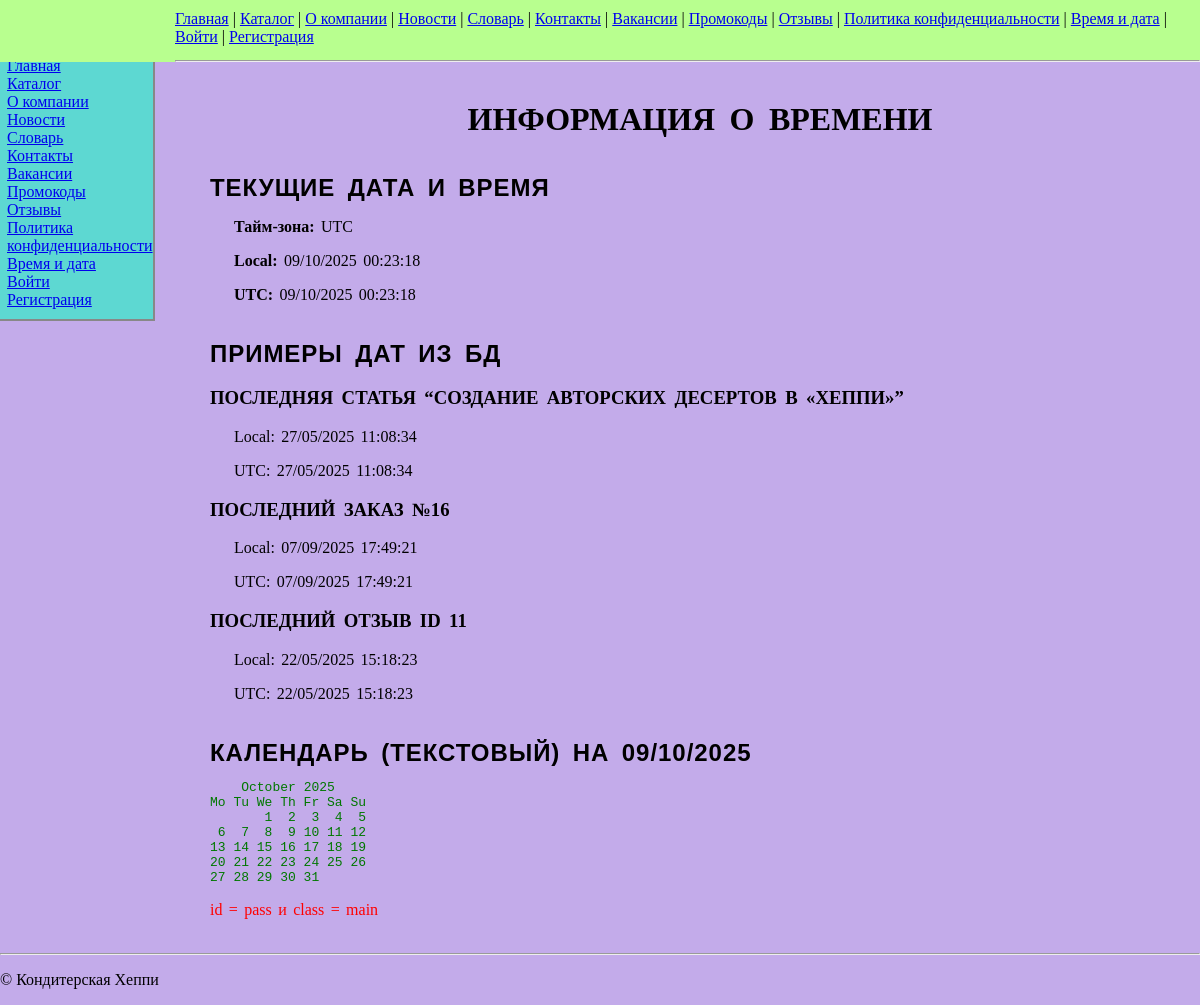
Before: /time/ with the older database file.
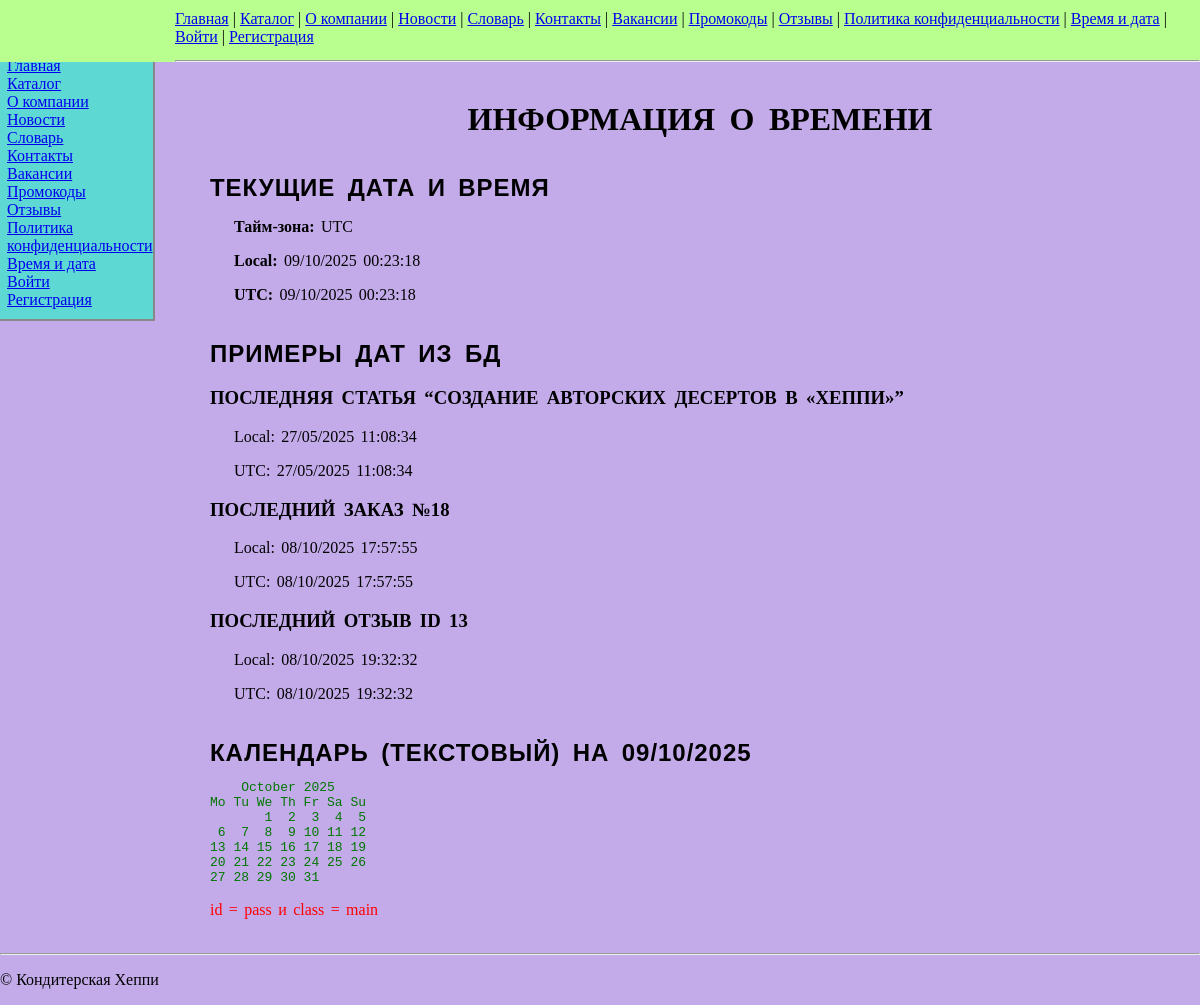
After: the same page with the newer database file.
### shop/models.py (models this page shows, shortened)
class Order(models.Model):
    STATUS_CHOICES = [
        ('cart', 'Корзина'),
        ('placed', 'Оформлен'),
        ('paid', 'Оплачен'),
    ]
    client      = models.ForeignKey(Client, on_delete=models.CASCADE, related_name='orders')
    created_at  = models.DateTimeField(auto_now_add=True)
    total_price = models.DecimalField(max_digits=10, decimal_places=2, default=0)
    status = models.CharField(max_length=10, choices=STATUS_CHOICES, default='cart')

class Review(models.Model):
    user         = models.ForeignKey(settings.AUTH_USER_MODEL,
                                     on_delete=models.SET_NULL, null=True, blank=True)
    name         = models.CharField(max_length=100)
    rating       = models.PositiveSmallIntegerField()
    text         = models.TextField()
    published_at = models.DateTimeField(auto_now_add=True)

### shop/views.py (the view)
# urls.py: re_path(r'^time/$', views.TimeInfoView.as_view(), name='time_info'),
class TimeInfoView(TemplateView):
    template_name = 'shop/time_info.html'
    def get_context_data(self, **ctx):
        ctx = super().get_context_data(**ctx)
        user_tz = get_user_timezone(self.request)
        ctx['tz_name'] = str(user_tz)
        now_utc = datetime.datetime.now(pytz.UTC)
        now_local = now_utc.astimezone(user_tz)
        ctx['now_utc']   = now_utc.strftime("%d/%m/%Y %H:%M:%S")
        ctx['now_local'] = now_local.strftime("%d/%m/%Y %H:%M:%S")
        art = Article.objects.order_by('-published_at').first()
        if art:
            utc = art.published_at.astimezone(pytz.UTC)
            loc = utc.astimezone(user_tz)
            ctx['article']       = art
            ctx['article_utc']   = utc.strftime("%d/%m/%Y %H:%M:%S")
            ctx['article_local'] = loc.strftime("%d/%m/%Y %H:%M:%S")
        ord = Order.objects.order_by('-created_at').first()
        if ord:
            utc = ord.created_at.astimezone(pytz.UTC)
            loc = utc.astimezone(user_tz)
            ctx['order']       = ord
            ctx['order_utc']   = utc.strftime("%d/%m/%Y %H:%M:%S")
            ctx['order_local'] = loc.strftime("%d/%m/%Y %H:%M:%S")
        rev = Review.objects.order_by('-published_at').first()
        if rev:
            utc = rev.published_at.astimezone(pytz.UTC)
            loc = utc.astimezone(user_tz)
            ctx['review']       = rev
            ctx['review_utc']   = utc.strftime("%d/%m/%Y %H:%M:%S")
            ctx['review_local'] = loc.strftime("%d/%m/%Y %H:%M:%S")
        today = now_local.date()
        ctx['calendar_text'] = calendar.TextCalendar().formatmonth(today.year, today.month)
        return ctx

### shop/views.py (called while the page is built)
def get_user_timezone(request):
    tzname = request.COOKIES.get('user_timezone')
    try:
        return pytz.timezone(tzname)
    except Exception:
        return timezone.get_default_timezone()

### shop/templates/shop/time_info.html (shortened to what this page needs)
{% extends 'base.html' %}
{% block content %}
<div name="time">
  <h1>Информация о времени</h1>
  <h2>Текущие дата и время</h2>
  <p><strong>Тайм-зона:</strong>
    <span id="user-timezone">{{ tz_name }}</span>
  </p>
  <p><strong>Local:</strong> {{ now_local }}</p>
  <p><strong>UTC:</strong>   {{ now_utc }}</p>
  <h2>Примеры дат из БД</h2>
  {% if article %}
    <h3>Последняя статья “{{ article.title }}”</h3>
    <p>Local: {{ article_local }}</p>
    <p>UTC:   {{ article_utc }}</p>
  {% endif %}
  {% if order %}
    <h3>Последний заказ №{{ order.id }}</h3>
    <p>Local: {{ order_local }}</p>
    <p>UTC:   {{ order_utc }}</p>
  {% endif %}
  {% if review %}
    <h3>Последний отзыв ID {{ review.id }}</h3>
    <p>Local: {{ review_local }}</p>
    <p>UTC:   {{ review_utc }}</p>
  {% endif %}
  <h2>Календарь (текстовый) на {{ now_local|slice:":2" }}/{{ now_local|slice:"3:5" }}/{{ now_local|slice:"6:10" }}</h2>
  <pre style="font-family: monospace;">{{ calendar_text }}</pre>
  <p id="pass" class="main">id = pass и class = main</p>
</div>
{% endblock %}

Changed rows visible on the page:
removed Order: id "16"
no longer on this page (row unchanged): Review: id "11"
added Order: id "18"
added Review: id "13"
Other visible differences:
{{ order_local }}: "07/09/2025 17:49:21" → "08/10/2025 17:57:55"
{{ order_utc }}: "07/09/2025 17:49:21" → "08/10/2025 17:57:55"
{{ review_local }}: "22/05/2025 15:18:23" → "08/10/2025 19:32:32"
{{ review_utc }}: "22/05/2025 15:18:23" → "08/10/2025 19:32:32"
